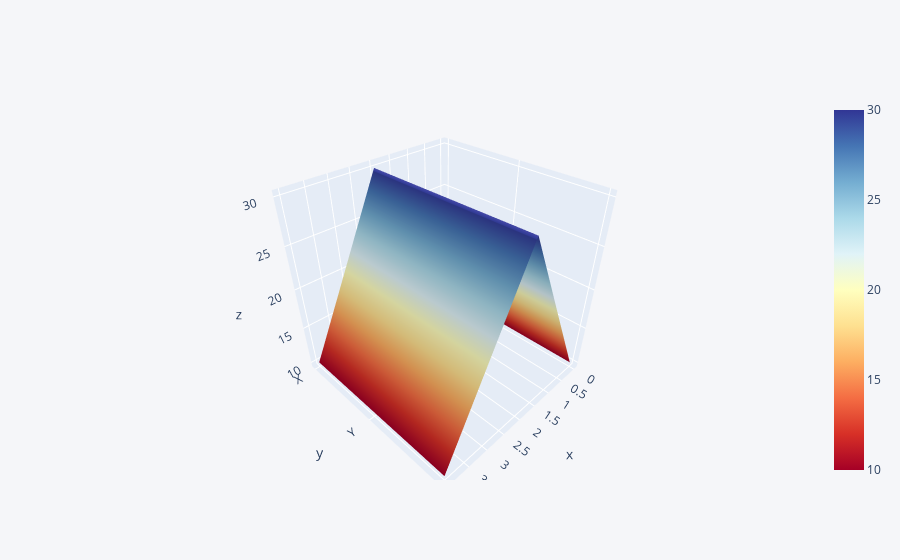

Notebook source saved alongside this figure:
### Code cell
df3.iplot(kind='surface',colorscale='rdylbu')

### Figure 1 — Plotly figure (JSON) as saved in the notebook; plotly's stock layout.template omitted (floating-point values rounded to 4 significant figures)
{"data": [{"colorscale": [[0, "rgb(165,0,38)"], [0.1, "rgb(215,48,39)"], [0.2, "rgb(244,109,67)"], [0.3, "rgb(253,174,97)"], [0.4, "rgb(254,224,144)"], [0.5, "rgb(255,255,191)"], [0.6, "rgb(224,243,248)"], [0.7, "rgb(171,217,233)"], [0.8, "rgb(116,173,209)"], [0.9, "rgb(69,117,180)"], [1, "rgb(49,54,149)"]], "type": "surface", "x": [0, 1, 2, 3, 4], "y": ["X", "Y", "Z"], "z": [[10, 20, 30, 20, 10], [10, 20, 30, 20, 10], [10, 20, 30, 20, 10]]}], "layout": {"legend": {"bgcolor": "#F5F6F9", "font": {"color": "#4D5663"}}, "paper_bgcolor": "#F5F6F9", "plot_bgcolor": "#F5F6F9", "title": {"font": {"color": "#4D5663"}}, "xaxis": {"gridcolor": "#E1E5ED", "showgrid": true, "tickfont": {"color": "#4D5663"}, "title": {"font": {"color": "#4D5663"}, "text": ""}, "zerolinecolor": "#E1E5ED"}, "yaxis": {"gridcolor": "#E1E5ED", "showgrid": true, "tickfont": {"color": "#4D5663"}, "title": {"font": {"color": "#4D5663"}, "text": ""}, "zerolinecolor": "#E1E5ED"}}}
